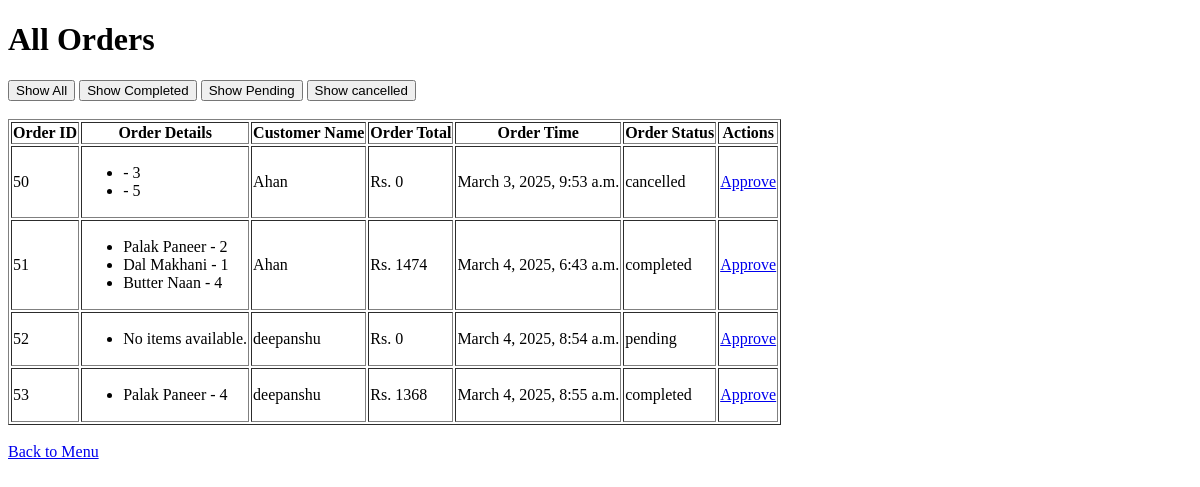
The app's page /management/order/ (signed in), older data.
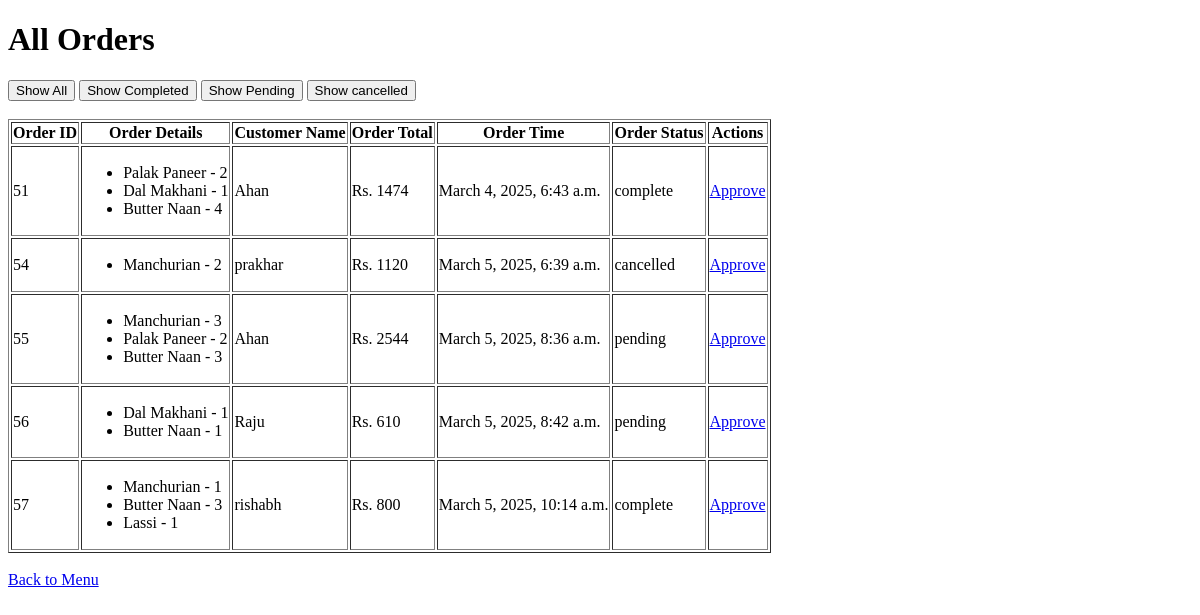
The same page, newer data.
### customer/models.py (models this page shows, shortened)
class Orders(models.Model):
    order_id = models.AutoField(primary_key=True)
    user = models.ForeignKey(User, on_delete=models.CASCADE, related_name="customer")
    order_details = models.JSONField()
    order_status = models.CharField(
        max_length=20,
        choices=ORDER_STATUS_CHOICES,
        default="pending",
    )
    total_price = models.BigIntegerField(default=0)
    order_time = models.DateTimeField(default=now)

### management/views.py (the view)
# urls.py: path("order/", views.show_orders, name="show_orders"),
@login_required(login_url="/login")
@staff_member_required
def show_orders(request):
    orders = Orders.objects.all()
    if request.method == "POST":
        specific_orders = request.POST.get("specific", "")
        if specific_orders:
            orders = Orders.objects.filter(order_status=specific_orders)
        else:
            orders = Orders.objects.all()
    return render(request, "management/show_orders.html", {"orders": orders})

### management/templates/management/show_orders.html (shortened to what this page needs)
<!DOCTYPE html>
<html lang="en">
<head>
</head>
<body>
    <h1>All Orders</h1>
    <form method="post">
        <button name="specific" type="submit" value="">Show All</button>
        <button name="specific" type="submit" value="completed">Show Completed</button>
        <button name="specific" type="submit" value="pending">Show Pending</button>
        <button name="specific" type="submit" value="cancelled">Show cancelled</button>
        <br>
        <br>
        <table border="1">
            <thead>
                <tr>
                    <th>Order ID</th>
                    <th>Order Details</th>
                    <th>Customer Name</th>
                    <th>Order Total</th>
                    <th>Order Time</th>
                    <th>Order Status</th>
                    <th>Actions</th>
                </tr>
            </thead>
            <tbody>
                {% for order in orders %}
                <tr>
                    <td>{{ order.order_id }}</td>
                    <td>
                        <ul>
                            {% for item in order.order_details %}
                            <li>{{ item.item_name }} -  {{ item.quantity }}</li>
                            {% empty %}
                            <li>No items available.</li>
                            {% endfor %}
                        </ul>
                    </td>
                    <td>
                        {{order.user.username}}
                    </td>
                    <td> Rs. {{order.total_price}}</td>
                    <td>{{ order.order_time }}</td>
                    <td>
                        {{order.order_status}}
                    </td>
                    <td>
                        <a href="{% url 'management:approve_order' order.order_id %}">Approve</a>
                    </td>
                </tr>
                {% empty %}
                <tr>
                    <td colspan="5">No orders available.</td>
                </tr>
                {% endfor %}
            </tbody>
        </table>
        <br>
        <a href="{% url 'management:landing_page' %}">Back to Menu</a>
    </form>
</body>
</html>

Row changes from the older to the newer data that the page shows:
removed Orders: order_id "50", quantity "3" "5", user.username "Ahan", total_price "0", order_time "March 3, 2025, 9:53 a.m.", order_status "cancelled"
removed Orders: order_id "52", user.username "deepanshu", total_price "0", order_time "March 4, 2025, 8:54 a.m.", order_status "pending"
removed Orders: order_id "53", item_name "Palak Paneer", quantity "4", user.username "deepanshu", total_price "1368", order_time "March 4, 2025, 8:55 a.m.", order_status "completed"
changed Orders "March 4, 2025, 6:43 a.m.": order_status "completed" → "complete"
added Orders: order_id "54", item_name "Manchurian", quantity "2", user.username "prakhar", total_price "1120", order_time "March 5, 2025, 6:39 a.m.", order_status "cancelled"
added Orders: order_id "55", item_name "Manchurian" "Palak Paneer" "Butter Naan", quantity "3" "2" "3", user.username "Ahan", total_price "2544", order_time "March 5, 2025, 8:36 a.m.", order_status "pending"
added Orders: order_id "56", item_name "Dal Makhani" "Butter Naan", quantity "1" "1", user.username "Raju", total_price "610", order_time "March 5, 2025, 8:42 a.m.", order_status "pending"
added Orders: order_id "57", item_name "Manchurian" "Butter Naan" "Lassi", quantity "1" "3" "1", user.username "rishabh", total_price "800", order_time "March 5, 2025, 10:14 a.m.", order_status "complete"
